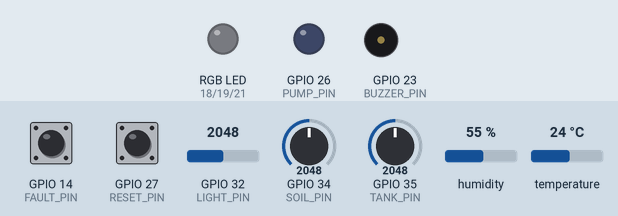
Bench run of a sketch on a simulated ESP32. On the bench: an RGB LED mixed from three pins (HIGH = lit), output pins drawn as LEDs (lit = HIGH), buzzer (waves = sounding). Dashed ring = blinking. The inputs (shaded band) are chosen by the test bench; at power-on: GPIO 34 (SOIL_PIN) = 2048, temperature 24 °C, GPIO 14 (FAULT_PIN) HIGH, GPIO 27 (RESET_PIN) HIGH, GPIO 32 (LIGHT_PIN) = 2048, GPIO 35 (TANK_PIN) = 2048, humidity 55 % (analog values on the 0–4095 scale). What the sketch prints to the serial monitor is not drawn.

Above: at 1.2 s.
1.3 s: GPIO 34 (SOIL_PIN) set to 1472
5.2 s: GPIO 34 (SOIL_PIN) set to 1372
At 9.5 s:
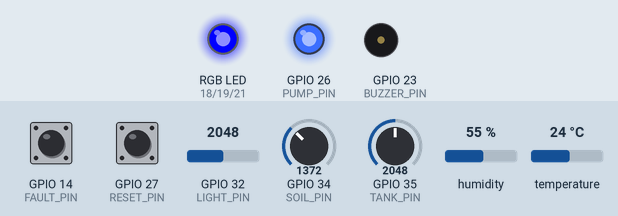
12.5 s: temperature set to 34.7 °C
15.2 s: temperature set to 35.6 °C
At 18.8 s:
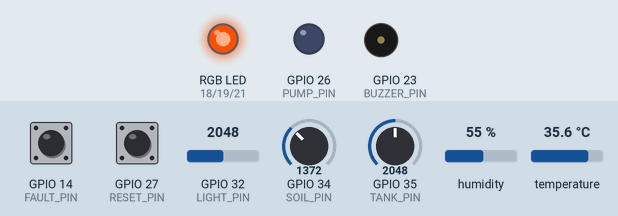
23.5 s: GPIO 14 (FAULT_PIN) pulled LOW for 0.15 s
At 23.87 s:
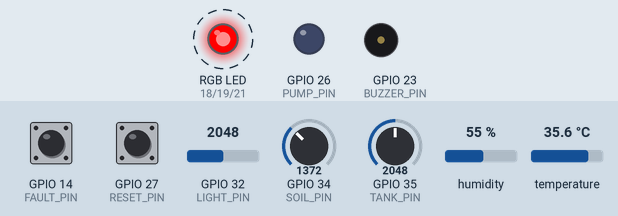
Timing chart, 0 to 31.5 s (numbered marks = the images above; inputs shaded):
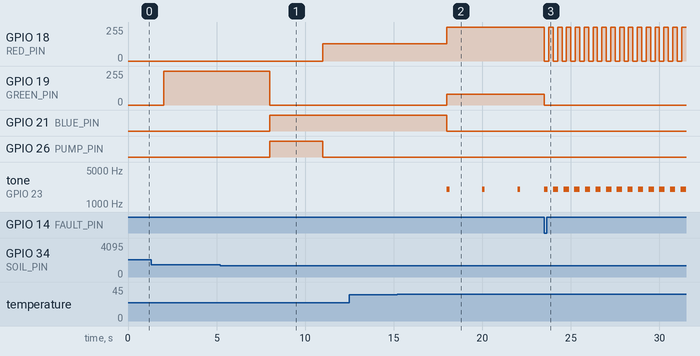

Measured:
- the behaviour switches between 1434 and 1433 on GPIO 34 (SOIL_PIN) (found by bisection; images 0 and 1)
- the behaviour switches between 35 and 35.1 °C on temperature (found by bisection; images 1 and 2)
- after the input at 5.2 s, GPIO 18 (RED_PIN): 0/255 → 128/255 after 5.8 s; GPIO 19 (GREEN_PIN): 255/255 → 0/255 after 2.8 s; GPIO 21 (BLUE_PIN): LOW → HIGH after 2.8 s; GPIO 26 (PUMP_PIN): LOW → HIGH after 2.8 s, → LOW 3.0 s later
- after the input at 12.5 s, every drawn part: stays the same
- after the input at 15.2 s, GPIO 18 (RED_PIN): 128/255 → 255/255 after 2.8 s; GPIO 19 (GREEN_PIN): 0/255 → 80/255 after 2.8 s; GPIO 21 (BLUE_PIN): HIGH → LOW after 2.8 s; tone on GPIO 23 (BUZZER_PIN): alternates 2000 Hz for 0.15 s and silent for 1.8 s, starting after 2.8 s
- after the input at 23.5 s, GPIO 18 (RED_PIN): alternates 255/255 for 0.25 s and 0/255 for 0.25 s, starting at once; GPIO 19 (GREEN_PIN): 80/255 → 0/255 at once

The sketch:

sketch.ino
```cpp
#include <Arduino.h>
#include <DHT.h>
#include <WiFi.h>
#include <WiFiClientSecure.h>
#include <HTTPClient.h>
#include <time.h>
#include "controller.h"
#include "cloud_certificate.h"
#include "runtime_key.h"

using namespace plantpal;
constexpr int SOIL_PIN = 34, TANK_PIN = 35, LIGHT_PIN = 32, DHT_PIN = 16;
constexpr int PUMP_PIN = 26, RED_PIN = 18, GREEN_PIN = 19, BLUE_PIN = 21;
constexpr int BUZZER_PIN = 23, RESET_PIN = 27, FAULT_PIN = 14;
constexpr uint32_t UPLOAD_MS = 20000;
// Wokwi pump output is an LED. A real pump needs a suitable driver/relay.
DHT dht(DHT_PIN, DHT22);
Controller controller;
Inputs sensors;
QueueHandle_t telemetryQueue = nullptr;
struct Telemetry {
  Inputs sensors;
  State state;
  Fault fault;
  float threshold;
  bool pump;
  uint32_t totalPulses;
};
uint32_t lastAnalog = 0, lastSoil = 0, lastDht = 0, lastLog = 0;
bool dhtValid = false, initialized = false;

// Cloud I/O can block. A separate task keeps DNS/TLS/HTTP waits out of the
// control loop. Only this task owns WiFi.
void cloudTask(void*) {
  RuntimeKey runtimeKey;
  Serial.println("CLOUD waiting: enter KEY <Write API Key> in serial input, then Enter.");
  Serial.println("CLOUD key is RAM-only; firmware will not echo it. Keep input off recordings.");
  while (!runtimeKey.ready()) {
    // This runs in the cloud task, not in the time-critical control loop.
    for (int count = 0; count < 32 && Serial.available() && !runtimeKey.ready(); ++count) {
      RuntimeKey::Result result = runtimeKey.feed(static_cast<char>(Serial.read()));
      if (result == RuntimeKey::Result::ACCEPTED)
        Serial.println("CLOUD key received (RAM only); connecting. Server acceptance is not yet confirmed.");
      else if (result == RuntimeKey::Result::REJECTED)
        Serial.println("CLOUD input rejected. Use KEY followed by one space and the alphanumeric Write API Key.");
    }
    vTaskDelay(pdMS_TO_TICKS(100));
  }
  WiFi.mode(WIFI_STA);
  WiFi.setAutoReconnect(true);
  WiFi.begin("Wokwi-GUEST", ""); // Simulation network; no personal Wi-Fi password.
  configTime(0, 0, "pool.ntp.org", "time.nist.gov");
  uint32_t lastAttempt = millis(), lastReconnect = millis();
  for (;;) {
    uint32_t now = millis();
    if (WiFi.status() != WL_CONNECTED) {
      if (elapsed(now, lastReconnect) >= 15000) {
        lastReconnect = now;
        WiFi.reconnect();
        Serial.println("CLOUD offline; local control continues.");
      }
    } else if (time(nullptr) > 1700000000 && elapsed(now, lastAttempt) >= UPLOAD_MS) {
      lastAttempt = now;
      Telemetry t;
      if (xQueuePeek(telemetryQueue, &t, 0) == pdPASS) {
        WiFiClientSecure client;
        client.setCACert(THINGSPEAK_ROOT_CA); // never use setInsecure()
        client.setHandshakeTimeout(5);
        HTTPClient http;
        http.setConnectTimeout(3000);
        http.setTimeout(3000);
        if (http.begin(client, "https://api.thingspeak.com/update")) {
          http.addHeader("Content-Type", "application/x-www-form-urlencoded");
          http.addHeader("THINGSPEAKAPIKEY", runtimeKey.value());
          String body;
          // Invalid sensor fields are omitted, never uploaded as plausible zeros.
          if (validInputs(t.sensors)) {
            body = "field1=" + String(t.sensors.soil, 1) +
              "&field2=" + String(t.sensors.temperature, 1) +
              "&field3=" + String(t.sensors.humidity, 1) +
              "&field4=" + String(t.sensors.light, 1) +
              "&field5=" + String(t.sensors.tank, 1) + "&";
          }
          body += "field6=" + String(t.pump ? 1 : 0) +
            "&field7=" + String(static_cast<int>(t.state)) +
            "&field8=" + String(t.threshold, 1) +
            "&status=" + String(stateName(t.state)) + "_" + faultName(t.fault) +
            "_TOTAL_PULSES_" + String(t.totalPulses);
          int code = http.POST(body);
          String result = code > 0 ? http.getString() : "";
          result.trim();
          if (code == 200 && result.toInt() > 0) {
            Serial.printf("CLOUD accepted entry=%ld\n", result.toInt());
          } else {
            Serial.printf("CLOUD upload failed HTTP=%d; local control unaffected.\n", code);
          }
          http.end();
        } else Serial.println("CLOUD HTTPS initialization failed.");
      }
    }
    vTaskDelay(pdMS_TO_TICKS(100));
  }
}

bool acknowledgePressed(uint32_t now) {
  static bool previousRaw = false, stable = false;
  static uint32_t changedAt = 0;
  bool raw = digitalRead(RESET_PIN) == LOW;
  if (raw != previousRaw) { previousRaw = raw; changedAt = now; }
  if (elapsed(now, changedAt) >= 40 && raw != stable) {
    stable = raw;
    return stable; // one event per press, not continuous while held
  }
  return false;
}

void setMood(int r, int g, int b) {
  analogWrite(RED_PIN, r); analogWrite(GREEN_PIN, g); analogWrite(BLUE_PIN, b);
}
void updateOutputs(uint32_t now) {
  digitalWrite(PUMP_PIN, controller.pumpOn() ? HIGH : LOW);
  switch (controller.state) {
    case State::HEALTHY: setMood(0, 255, 0); break;
    case State::THIRSTY: setMood(255, 255, 0); break;
    case State::WATERING: setMood(0, 0, 255); break;
    case State::SOAKING: setMood(128, 0, 255); break;
    case State::WARNING: setMood(255, 80, 0); break;
    case State::FAILSAFE: setMood((now / 250) % 2 ? 255 : 0, 0, 0); break;
  }
  bool sounding = (controller.state == State::WARNING && now % 2000 < 150) ||
      (controller.state == State::FAILSAFE && now % 600 < 300);
  static bool wasSounding = false;
  if (sounding != wasSounding) {
    if (sounding) tone(BUZZER_PIN, 2000); else noTone(BUZZER_PIN);
    wasSounding = sounding;
  }
}

void setup() {
  pinMode(PUMP_PIN, OUTPUT); digitalWrite(PUMP_PIN, LOW);
  pinMode(RED_PIN, OUTPUT); pinMode(GREEN_PIN, OUTPUT); pinMode(BLUE_PIN, OUTPUT);
  pinMode(BUZZER_PIN, OUTPUT);
  pinMode(RESET_PIN, INPUT_PULLUP); pinMode(FAULT_PIN, INPUT_PULLUP);
  Serial.begin(115200);
  analogReadResolution(12);
  analogSetAttenuation(ADC_11db);
  dht.begin();
  setMood(0, 0, 0);
  Serial.println("PlantPal boot: pump OFF; waiting 2 seconds for first DHT sample.");
  Serial.println("SOIL/TANK knobs: clockwise raises percent. Red button injects a sensor fault; green acknowledges it.");
  telemetryQueue = xQueueCreate(1, sizeof(Telemetry));
  if (telemetryQueue == nullptr ||
      xTaskCreatePinnedToCore(cloudTask, "cloud", 12288, nullptr, 1, nullptr, 0) != pdPASS) {
    Serial.println("CLOUD task unavailable; local control remains enabled.");
  }
}

void loop() {
  uint32_t now = millis();
  bool newSoil = false;
  if (elapsed(now, lastAnalog) >= 500) {
    lastAnalog = now;
    sensors.tank = analogRead(TANK_PIN) * (100.0f / 4095.0f);
    // Brightness is a normalized inverse ADC reading, not calibrated lux.
    sensors.light = 100 - analogRead(LIGHT_PIN) * (100.0f / 4095.0f);
  }
  uint32_t soilPeriod = controller.state == State::HEALTHY ? 2000 : 500;
  if (elapsed(now, lastSoil) >= soilPeriod) {
    lastSoil = now; newSoil = true;
    sensors.soil = analogRead(SOIL_PIN) * (100.0f / 4095.0f);
  }
  if (elapsed(now, lastDht) >= 2000) {
    lastDht = now;
    sensors.temperature = dht.readTemperature();
    sensors.humidity = dht.readHumidity();
    dhtValid = std::isfinite(sensors.temperature) && std::isfinite(sensors.humidity);
    initialized = true;
  }
  bool ack = acknowledgePressed(now);
  if (initialized) {
    now = millis(); // include the time spent reading sensors in pump deadlines
    sensors.valid = dhtValid && elapsed(now, lastDht) <= 5000 &&
        elapsed(now, lastAnalog) <= 1500 && elapsed(now, lastSoil) <= 5000 &&
        digitalRead(FAULT_PIN) != LOW;
    State before = controller.state;
    controller.tick(now, sensors, newSoil, ack);
    updateOutputs(now);
    if (before != controller.state || elapsed(now, lastLog) >= 2000) {
      lastLog = now;
      Serial.printf("t=%lu state=%s soil=%.1f T=%.1f RH=%.1f light=%.1f tank=%.1f threshold=%.1f pump=%d pulses=%u fault=%s\n",
        static_cast<unsigned long>(now), stateName(controller.state), sensors.soil,
        sensors.temperature, sensors.humidity, sensors.light, sensors.tank,
        controller.threshold, controller.pumpOn(), controller.pulses, faultName(controller.fault));
    }
    if (telemetryQueue != nullptr) {
      Telemetry t = {sensors, controller.state, controller.fault, controller.threshold,
        controller.pumpOn(), controller.totalPulses};
      xQueueOverwrite(telemetryQueue, &t);
    }
  }
  // Yield one RTOS tick; all control deadlines use millis(), not blocking waits.
  vTaskDelay(1);
}
```

cloud_certificate.h
```cpp
#pragma once
// DigiCert Global Root G2, published by DigiCert. Public certificate, not a secret.
// Source: https://cacerts.digicert.com/DigiCertGlobalRootG2.crt.pem
// api.thingspeak.com chain checked 2026-10-03; root expires 2038-01-15.
static const char THINGSPEAK_ROOT_CA[] = R"PEM(-----BEGIN CERTIFICATE-----
MIIDjjCCAnagAwIBAgIQAzrx5qcRqaC7KGSxHQn65TANBgkqhkiG9w0BAQsFADBh
MQswCQYDVQQGEwJVUzEVMBMGA1UEChMMRGlnaUNlcnQgSW5jMRkwFwYDVQQLExB3
d3cuZGlnaWNlcnQuY29tMSAwHgYDVQQDExdEaWdpQ2VydCBHbG9iYWwgUm9vdCBH
MjAeFw0xMzA4MDExMjAwMDBaFw0zODAxMTUxMjAwMDBaMGExCzAJBgNVBAYTAlVT
MRUwEwYDVQQKEwxEaWdpQ2VydCBJbmMxGTAXBgNVBAsTEHd3dy5kaWdpY2VydC5j
b20xIDAeBgNVBAMTF0RpZ2lDZXJ0IEdsb2JhbCBSb290IEcyMIIBIjANBgkqhkiG
9w0BAQEFAAOCAQ8AMIIBCgKCAQEAuzfNNNx7a8myaJCtSnX/RrohCgiN9RlUyfuI
2/Ou8jqJkTx65qsGGmvPrC3oXgkkRLpimn7Wo6h+4FR1IAWsULecYxpsMNzaHxmx
1x7e/dfgy5SDN67sH0NO3Xss0r0upS/kqbitOtSZpLYl6ZtrAGCSYP9PIUkY92eQ
q2EGnI/yuum06ZIya7XzV+hdG82MHauVBJVJ8zUtluNJbd134/tJS7SsVQepj5Wz
tCO7TG1F8PapspUwtP1MVYwnSlcUfIKdzXOS0xZKBgyMUNGPHgm+F6HmIcr9g+UQ
vIOlCsRnKPZzFBQ9RnbDhxSJITRNrw9FDKZJobq7nMWxM4MphQIDAQABo0IwQDAP
BgNVHRMBAf8EBTADAQH/MA4GA1UdDwEB/wQEAwIBhjAdBgNVHQ4EFgQUTiJUIBiV
5uNu5g/6+rkS7QYXjzkwDQYJKoZIhvcNAQELBQADggEBAGBnKJRvDkhj6zHd6mcY
1Yl9PMWLSn/pvtsrF9+wX3N3KjITOYFnQoQj8kVnNeyIv/iPsGEMNKSuIEyExtv4
NeF22d+mQrvHRAiGfzZ0JFrabA0UWTW98kndth/Jsw1HKj2ZL7tcu7XUIOGZX1NG
Fdtom/DzMNU+MeKNhJ7jitralj41E6Vf8PlwUHBHQRFXGU7Aj64GxJUTFy8bJZ91
8rGOmaFvE7FBcf6IKshPECBV1/MUReXgRPTqh5Uykw7+U0b6LJ3/iyK5S9kJRaTe
pLiaWN0bfVKfjllDiIGknibVb63dDcY3fe0Dkhvld1927jyNxF1WW6LZZm6zNTfl
MrY=
-----END CERTIFICATE-----
)PEM";
```

controller.h
```cpp
#pragma once
#include <cmath>
#include <cstdint>

// Pure control logic: the same code runs on ESP32 and in the desktop tests.
namespace plantpal {
enum class State : uint8_t { HEALTHY, THIRSTY, WATERING, SOAKING, WARNING, FAILSAFE };
enum class Fault : uint8_t { NONE, SENSOR, PUMP_TIMEOUT, NO_RESPONSE, PULSE_LIMIT };
struct Inputs {
  float soil = 60, temperature = 25, humidity = 60, light = 30, tank = 80;
  bool valid = true;
};
inline const char* stateName(State s) {
  switch (s) {
    case State::HEALTHY: return "HEALTHY";
    case State::THIRSTY: return "THIRSTY";
    case State::WATERING: return "WATERING";
    case State::SOAKING: return "SOAKING";
    case State::WARNING: return "WARNING";
    default: return "FAILSAFE";
  }
}
inline const char* faultName(Fault f) {
  switch (f) {
    case Fault::NONE: return "NONE";
    case Fault::SENSOR: return "SENSOR_INVALID_OR_STALE";
    case Fault::PUMP_TIMEOUT: return "PUMP_TIMEOUT";
    case Fault::NO_RESPONSE: return "NO_MOISTURE_RESPONSE";
    default: return "THREE_PULSE_LIMIT";
  }
}
inline uint32_t elapsed(uint32_t now, uint32_t then) { return now - then; }
inline bool inRange(float v, float low, float high) {
  return std::isfinite(v) && v >= low && v <= high;
}
inline bool validInputs(const Inputs& s) {
  return s.valid && inRange(s.soil, 0, 100) && inRange(s.tank, 0, 100) &&
      inRange(s.temperature, -40, 80) && inRange(s.humidity, 0, 100) &&
      inRange(s.light, 0, 100);
}
inline float adaptiveThreshold(const Inputs& s) {
  // Percentages added here are percentage points, not relative percentages.
  return 35.0f + (s.temperature > 30 ? 5 : 0) +
      (s.humidity < 40 ? 5 : 0) + (s.light > 70 ? 5 : 0);
}
class Controller {
 public:
  static constexpr uint32_t PUMP_MS = 3000;
  static constexpr uint32_t PUMP_LIMIT_MS = 3500;
  static constexpr uint32_t SOAK_MS = 20000;
  static constexpr uint32_t COOLDOWN_MS = 60000;
  State state = State::HEALTHY;
  Fault fault = Fault::NONE;
  float threshold = 35, cycleTarget = 40;
  uint8_t pulses = 0;
  uint32_t totalPulses = 0;
  bool tankWarning = false, heatWarning = false;
  bool pumpOn() const { return state == State::WATERING; }

  // newSoilReading prevents a fast main loop from counting cached samples twice.
  void tick(uint32_t now, const Inputs& s, bool newSoilReading, bool acknowledge = false) {
    if (!validInputs(s)) { trip(Fault::SENSOR); return; }
    threshold = adaptiveThreshold(s);
    if (s.tank < 20) tankWarning = true;
    else if (s.tank >= 25) tankWarning = false;
    if (s.temperature > 35 && s.soil < threshold) heatWarning = true;
    else if (s.temperature <= 33 || s.soil >= threshold + 5) heatWarning = false;

    // Faults latch until a new acknowledgement arrives under safe conditions.
    if (state == State::FAILSAFE) {
      if (acknowledge && !tankWarning && !heatWarning) {
        fault = Fault::NONE;
        pulses = dryReadings = 0;
        cool(now);
        state = s.soil >= threshold + 5 ? State::HEALTHY : State::THIRSTY;
      }
      return;
    }
    if (tankWarning || heatWarning) {
      if (state != State::WARNING) cool(now);
      state = State::WARNING; // pump OFF, even in the middle of a pulse
      dryReadings = 0;
      return;
    }
    if (state == State::WARNING) {
      pulses = dryReadings = 0;
      state = s.soil >= threshold + 5 ? State::HEALTHY : State::THIRSTY;
      return;
    }

    if (state == State::WATERING) {
      if (elapsed(now, enteredAt) >= PUMP_LIMIT_MS) { trip(Fault::PUMP_TIMEOUT); return; }
      if (elapsed(now, enteredAt) >= PUMP_MS || s.soil >= cycleTarget) {
        state = State::SOAKING;
        enteredAt = now;
      }
      return;
    }
    if (state == State::SOAKING) {
      if (elapsed(now, enteredAt) < SOAK_MS) return;
      if (s.soil >= cycleTarget) {
        cool(now);
        dryReadings = 0;
        state = s.soil >= threshold + 5 ? State::HEALTHY : State::THIRSTY;
      } else if (pulses >= 3) {
        trip(s.soil - cycleBaseline < 3 ? Fault::NO_RESPONSE : Fault::PULSE_LIMIT);
      } else {
        startPulse(now);
      }
      return;
    }

    if (s.soil >= threshold + 5) {
      state = State::HEALTHY;
      dryReadings = 0;
      return;
    }
    if (newSoilReading) {
      if (s.soil < threshold) { if (dryReadings < 2) ++dryReadings; }
      else dryReadings = 0;
    }
    if (state == State::HEALTHY && dryReadings >= 2) {
      state = State::THIRSTY; // a distinct, observable decision state
      return;
    }
    if (state == State::THIRSTY && dryReadings >= 2 &&
        (!cooling || elapsed(now, cooldownAt) >= COOLDOWN_MS)) {
      pulses = 0;
      cycleBaseline = s.soil;
      cycleTarget = threshold + 5; // freeze the target for this bounded cycle
      startPulse(now);
    }
  }

 private:
  uint8_t dryReadings = 0;
  uint32_t enteredAt = 0, cooldownAt = 0;
  float cycleBaseline = 0;
  bool cooling = false;
  void cool(uint32_t now) { cooling = true; cooldownAt = now; }
  void trip(Fault reason) { state = State::FAILSAFE; fault = reason; }
  void startPulse(uint32_t now) {
    ++pulses;
    ++totalPulses;
    state = State::WATERING;
    enteredAt = now;
  }
};
}  // namespace plantpal
```

runtime_key.h
```cpp
#pragma once
#include <cstddef>
#include <cstring>

namespace plantpal {
// Runtime-only credential input. No echo, file, EEPROM, or NVS writes.
// The browser/serial input is still sensitive and is NOT a password field.
class RuntimeKey {
 public:
  enum class Result { NONE, ACCEPTED, REJECTED };
  bool ready() const { return key_[0] != '\0'; }
  const char* value() const { return key_; }

  Result feed(char c) {
    if (ready()) return Result::NONE; // One key per boot; restart to replace it.
    if (c != '\r' && c != '\n') {
      if (length_ < sizeof(line_) - 1) line_[length_++] = c;
      else overflow_ = true;
      return Result::NONE;
    }
    if (length_ == 0 && !overflow_) return Result::NONE;
    bool valid = !overflow_ && length_ > 4 &&
        std::memcmp(line_, "KEY ", 4) == 0;
    for (std::size_t i = 4; valid && i < length_; ++i) {
      const char ch = line_[i];
      valid = (ch >= '0' && ch <= '9') || (ch >= 'A' && ch <= 'Z') ||
          (ch >= 'a' && ch <= 'z');
    }
    if (valid) {
      std::memcpy(key_, line_ + 4, length_ - 4);
      key_[length_ - 4] = '\0';
    }
    // Clear the temporary line, including rejected input.
    volatile char* buffer = line_;
    for (std::size_t i = 0; i < sizeof(line_); ++i) buffer[i] = 0;
    length_ = 0;
    overflow_ = false;
    return valid ? Result::ACCEPTED : Result::REJECTED;
  }

 private:
  char key_[65] = {};
  char line_[69] = {}; // "KEY " + up to 64 alphanumeric characters + NUL
  std::size_t length_ = 0;
  bool overflow_ = false;
};
} // namespace plantpal
```
